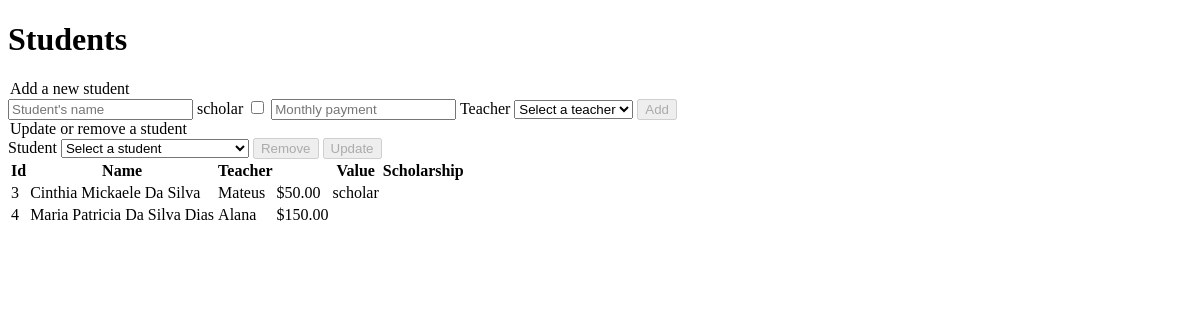
Before: /students with the older database file.
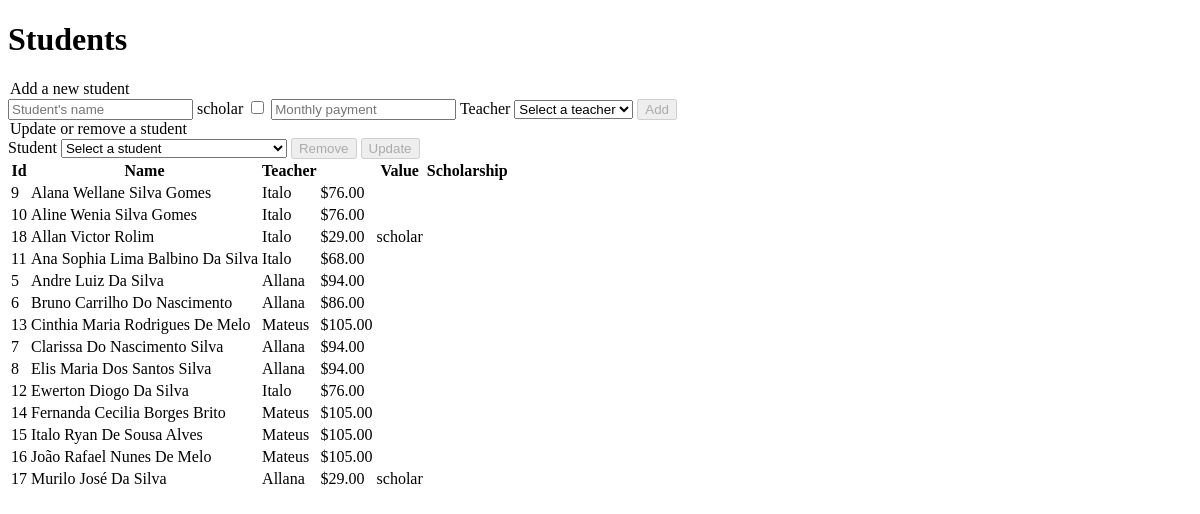
After: the same page with the newer database file.
### tables this page shows
CREATE TABLE students (
	id INTEGER PRIMARY KEY AUTOINCREMENT,
	name TEXT NOT NULL,
	teacher_id INTEGER NOT NULL,
	monthly REAL NOT NULL,
	scholar BOOLEAN NOT NULL DEFAULT FALSE
);

### application.py (the view)
@app.route('/students', methods=['GET', 'POST'])
def students():
    if request.method == 'POST':
        conn = sqlite3.connect('smart-fluent.db')
        c = conn.cursor()
        c.executescript(open('queries/create_tables.sql').read())
        if 'add-field' in request.form.keys():
            student = request.form.get('add-field').lower().strip()
            c.execute('''SELECT id FROM professors WHERE name = ?
                ''', (request.form.get('teacher').lower().strip(),))
            teacher_id = c.fetchone()[0]
            monthly = float(request.form.get('value'))
            scholar = False
            if 'scholar' in request.form.keys():
                scholar = True
            c.execute('''
                INSERT INTO students (name, teacher_id, monthly, scholar)
                VALUES (?, ?, ?, ?)
                ''', (student, teacher_id, monthly, scholar))
        elif 'rem-button' in request.form.keys():
            student_name = request.form.get('search-student').lower().strip()
            c.execute('''
                DELETE FROM students WHERE name = ?
                ''', (student_name,))
        else:
            pass
        conn.commit()
        conn.close()
        return redirect('/students')
    else:
        conn = sqlite3.connect('smart-fluent.db')
        c = conn.cursor()
        c.executescript(open('queries/create_tables.sql').read())
        professors = [row[0].title() for row in c.execute('''SELECT name FROM
            professors''')]
        students = []
        for row in c.execute('''SELECT * FROM students ORDER BY name'''):
            student = {
                'id': row[0],
                'name': row[1].title(),
                'teacher': row[2],
                'payment': '${:,.2f}'.format(row[3]),
                'scholar': ''
            }
            if row[4] == 1:
                student['scholar'] = 'scholar'
            students.append(student)
        for student in students:
            c.execute('''SELECT name FROM professors WHERE id = ?''', (student['teacher'],))
            student['teacher'] = c.fetchone()[0].title()
        conn.close()
        return render_template('students.html', professors=professors, \
            students=students)

### templates/students.html (shortened to what this page needs)
{% extends "layout.html" %}
{% block body %}
	<h1>Students</h1>
	<legend>Add a new student</legend>
	<form action="/students" method="post">
		<input type="text" id="add-field" name="add-field" placeholder="Student's name" required>
		<label for="scholar">scholar</label>
		<input type="checkbox" id="scholar" name="scholar" value="scholar">
		<input type="number" id="value" name="value" placeholder="Monthly payment" min="0" required>
		<label for="teacher">Teacher</label>
		<select id="teacher" name="teacher" required>
			<option value="">Select a teacher</option>
		</select>
		<button type="submit" id="add-button" name="add-button" disabled>Add</button>
	</form>
	<legend>Update or remove a student</legend>
	<form action="/students" method="post">
		<label>Student</label>
		<select id="search-student" name="search-student" required>
			<option value="">Select a student</option>
		</select>
		<button type="submit" id="rem-button" name="rem-button" disabled>Remove</button>
		<button type="submit" id="upd-button" name="upd-button" disabled>Update</button>
	</form>
	<table>
		<tr>
			<th>Id</th>
			<th>Name</th>
			<th>Teacher<th>
			<th>Value</th>
			<th>Scholarship</th>
		</tr>
		{% for student in students %}
			<tr>
				<td>{{ student['id'] }}</td>
				<td>{{ student['name'] }}</td>
				<td>{{ student['teacher'] }}</td>
				<td>{{ student['payment'] }}</td>
				<td>{{ student['scholar'] }}</td>
			</tr>
		{% endfor %}
	</table>
{% endblock %}

### templates/layout.html (shortened to what this page needs)
<!DOCTYPE html>
<html lang="en">
  <head>
  </head>
  <body>
    {% block body %}
    {% endblock %}
  </body>
</html>

Changed rows visible on the page:
removed students: id "3", name "Cinthia Mickaele Da Silva", teacher "Mateus", payment "$50.00", scholar "scholar"
removed students: id "4", name "Maria Patricia Da Silva Dias", teacher "Alana", payment "$150.00"
added students: id "9", name "Alana Wellane Silva Gomes", teacher "Italo", payment "$76.00"
added students: id "10", name "Aline Wenia Silva Gomes", teacher "Italo", payment "$76.00"
added students: id "18", name "Allan Victor Rolim", teacher "Italo", payment "$29.00", scholar "scholar"
added students: id "11", name "Ana Sophia Lima Balbino Da Silva", teacher "Italo", payment "$68.00"
added students: id "5", name "Andre Luiz Da Silva", teacher "Allana", payment "$94.00"
added students: id "6", name "Bruno Carrilho Do Nascimento", teacher "Allana", payment "$86.00"
added students: id "13", name "Cinthia Maria Rodrigues De Melo", teacher "Mateus", payment "$105.00"
added students: id "7", name "Clarissa Do Nascimento Silva", teacher "Allana", payment "$94.00"
added students: id "8", name "Elis Maria Dos Santos Silva", teacher "Allana", payment "$94.00"
added students: id "12", name "Ewerton Diogo Da Silva", teacher "Italo", payment "$76.00"
added students: id "14", name "Fernanda Cecilia Borges Brito", teacher "Mateus", payment "$105.00"
added students: id "15", name "Italo Ryan De Sousa Alves", teacher "Mateus", payment "$105.00"
added students: id "16", name "João Rafael Nunes De Melo", teacher "Mateus", payment "$105.00"
added students: id "17", name "Murilo José Da Silva", teacher "Allana", payment "$29.00", scholar "scholar"
